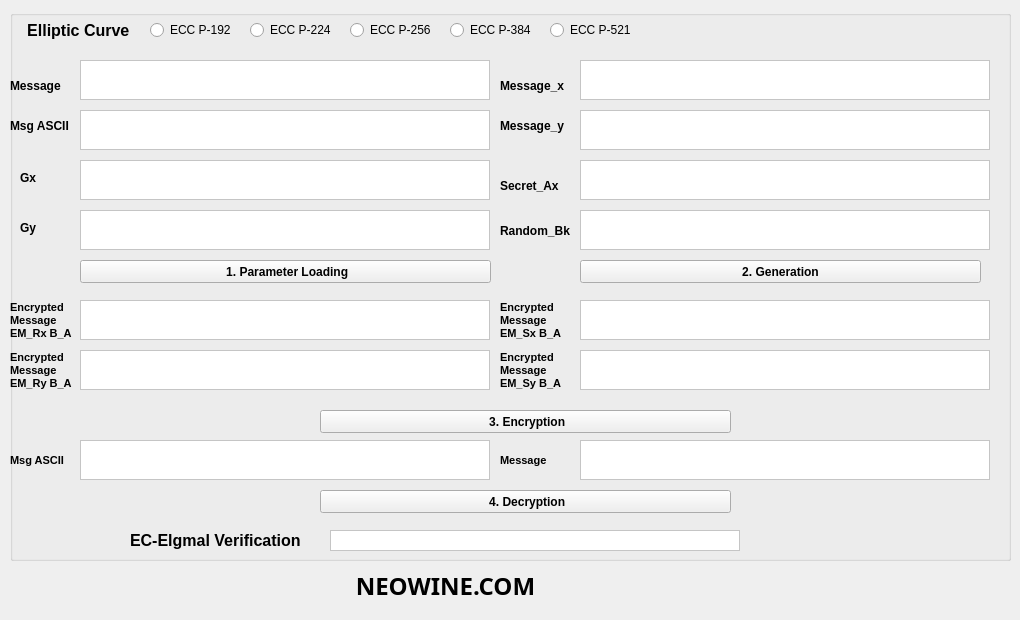
   <widget class="QWidget" name="tab_4">
    <attribute name="title">
     <string>EC-Elgamal</string>
    </attribute>
    <widget class="QGroupBox" name="groupBox_9">
     <property name="geometry">
      <rect>
       <x>10</x>
       <y>10</y>
       <width>1001</width>
       <height>551</height>
      </rect>
     </property>
     <property name="font">
      <font>
       <pointsize>12</pointsize>
       <weight>75</weight>
       <bold>true</bold>
      </font>
     </property>
     <property name="title">
      <string/>
     </property>
     <widget class="QLabel" name="label_56">
      <property name="geometry">
       <rect>
        <x>10</x>
        <y>160</y>
        <width>21</width>
        <height>16</height>
       </rect>
      </property>
      <property name="font">
       <font>
        <pointsize>9</pointsize>
       </font>
      </property>
      <property name="text">
       <string>Gx</string>
      </property>
     </widget>
     <widget class="QLabel" name="label_58">
      <property name="geometry">
       <rect>
        <x>10</x>
        <y>210</y>
        <width>21</width>
        <height>16</height>
       </rect>
      </property>
      <property name="font">
       <font>
        <pointsize>9</pointsize>
       </font>
      </property>
      <property name="text">
       <string>Gy</string>
      </property>
     </widget>
     <widget class="QTextBrowser" name="el_CRy">
      <property name="geometry">
       <rect>
        <x>70</x>
        <y>340</y>
        <width>410</width>
        <height>40</height>
       </rect>
      </property>
      <property name="font">
       <font>
        <pointsize>9</pointsize>
        <weight>50</weight>
        <bold>false</bold>
       </font>
      </property>
      <property name="styleSheet">
       <string notr="true">background-color: rgb(255, 255, 255);</string>
      </property>
      <property name="verticalScrollBarPolicy">
       <enum>Qt::ScrollBarAsNeeded</enum>
      </property>
     </widget>
     <widget class="QTextBrowser" name="el_CRx">
      <property name="geometry">
       <rect>
        <x>70</x>
        <y>290</y>
        <width>410</width>
        <height>40</height>
       </rect>
      </property>
      <property name="font">
       <font>
        <pointsize>9</pointsize>
        <weight>50</weight>
        <bold>false</bold>
       </font>
      </property>
      <property name="styleSheet">
       <string notr="true">background-color: rgb(255, 255, 255);</string>
      </property>
      <property name="verticalScrollBarPolicy">
       <enum>Qt::ScrollBarAsNeeded</enum>
      </property>
     </widget>
     <widget class="QLabel" name="label_62">
      <property name="geometry">
       <rect>
        <x>120</x>
        <y>520</y>
        <width>191</width>
        <height>20</height>
       </rect>
      </property>
      <property name="font">
       <font>
        <pointsize>12</pointsize>
        <weight>75</weight>
        <bold>true</bold>
       </font>
      </property>
      <property name="text">
       <string>EC-Elgmal Verification</string>
      </property>
     </widget>
     <widget class="QTextBrowser" name="el_veri">
      <property name="geometry">
       <rect>
        <x>320</x>
        <y>520</y>
        <width>410</width>
        <height>21</height>
       </rect>
      </property>
      <property name="font">
       <font>
        <pointsize>9</pointsize>
        <weight>50</weight>
        <bold>false</bold>
       </font>
      </property>
      <property name="styleSheet">
       <string notr="true">background-color: rgb(255, 255, 255);</string>
      </property>
      <property name="verticalScrollBarPolicy">
       <enum>Qt::ScrollBarAlwaysOff</enum>
      </property>
     </widget>
     <widget class="QPushButton" name="el_Pa">
      <property name="geometry">
       <rect>
        <x>70</x>
        <y>250</y>
        <width>411</width>
        <height>23</height>
       </rect>
      </property>
      <property name="font">
       <font>
        <pointsize>9</pointsize>
       </font>
      </property>
      <property name="text">
       <string> 1. Parameter Loading</string>
      </property>
     </widget>
     <widget class="QPushButton" name="el_gen">
      <property name="geometry">
       <rect>
        <x>570</x>
        <y>250</y>
        <width>401</width>
        <height>23</height>
       </rect>
      </property>
      <property name="font">
       <font>
        <pointsize>9</pointsize>
       </font>
      </property>
      <property name="text">
       <string>2. Generation</string>
      </property>
     </widget>
     <widget class="QTextBrowser" name="el_CSx">
      <property name="geometry">
       <rect>
        <x>570</x>
        <y>290</y>
        <width>410</width>
        <height>40</height>
       </rect>
      </property>
      <property name="font">
       <font>
        <pointsize>9</pointsize>
        <weight>50</weight>
        <bold>false</bold>
       </font>
      </property>
      <property name="styleSheet">
       <string notr="true">background-color: rgb(255, 255, 255);</string>
      </property>
      <property name="verticalScrollBarPolicy">
       <enum>Qt::ScrollBarAsNeeded</enum>
      </property>
     </widget>
     <widget class="QTextBrowser" name="el_CSy">
      <property name="geometry">
       <rect>
        <x>570</x>
        <y>340</y>
        <width>410</width>
        <height>40</height>
       </rect>
      </property>
      <property name="font">
       <font>
        <pointsize>9</pointsize>
        <weight>50</weight>
        <bold>false</bold>
       </font>
      </property>
      <property name="styleSheet">
       <string notr="true">background-color: rgb(255, 255, 255);</string>
      </property>
      <property name="verticalScrollBarPolicy">
       <enum>Qt::ScrollBarAsNeeded</enum>
      </property>
     </widget>
     <widget class="QTextEdit" name="el_gy">
      <property name="geometry">
       <rect>
        <x>70</x>
        <y>200</y>
        <width>410</width>
        <height>40</height>
       </rect>
      </property>
      <property name="font">
       <font>
        <pointsize>9</pointsize>
        <weight>50</weight>
        <bold>false</bold>
       </font>
      </property>
      <property name="styleSheet">
       <string notr="true">background-color: rgb(255, 255, 255);</string>
      </property>
     </widget>
     <widget class="QTextEdit" name="el_gx">
      <property name="geometry">
       <rect>
        <x>70</x>
        <y>150</y>
        <width>410</width>
        <height>40</height>
       </rect>
      </property>
      <property name="font">
       <font>
        <pointsize>9</pointsize>
        <weight>50</weight>
        <bold>false</bold>
       </font>
      </property>
      <property name="styleSheet">
       <string notr="true">background-color: rgb(255, 255, 255);</string>
      </property>
     </widget>
     <widget class="QTextEdit" name="el_Sx">
      <property name="geometry">
       <rect>
        <x>570</x>
        <y>150</y>
        <width>410</width>
        <height>40</height>
       </rect>
      </property>
      <property name="font">
       <font>
        <pointsize>9</pointsize>
        <weight>50</weight>
        <bold>false</bold>
       </font>
      </property>
      <property name="styleSheet">
       <string notr="true">background-color: rgb(255, 255, 255);</string>
      </property>
     </widget>
     <widget class="QTextEdit" name="el_Rk">
      <property name="geometry">
       <rect>
        <x>570</x>
        <y>200</y>
        <width>410</width>
        <height>40</height>
       </rect>
      </property>
      <property name="font">
       <font>
        <pointsize>9</pointsize>
        <weight>50</weight>
        <bold>false</bold>
       </font>
      </property>
      <property name="styleSheet">
       <string notr="true">background-color: rgb(255, 255, 255);</string>
      </property>
     </widget>
     <widget class="QLabel" name="label_67">
      <property name="geometry">
       <rect>
        <x>490</x>
        <y>160</y>
        <width>71</width>
        <height>31</height>
       </rect>
      </property>
      <property name="font">
       <font>
        <pointsize>9</pointsize>
       </font>
      </property>
      <property name="text">
       <string>Secret_Ax</string>
      </property>
     </widget>
     <widget class="QLabel" name="label_68">
      <property name="geometry">
       <rect>
        <x>490</x>
        <y>210</y>
        <width>81</width>
        <height>21</height>
       </rect>
      </property>
      <property name="font">
       <font>
        <pointsize>9</pointsize>
       </font>
      </property>
      <property name="text">
       <string>Random_Bk</string>
      </property>
     </widget>
     <widget class="QLabel" name="label_71">
      <property name="geometry">
       <rect>
        <x>0</x>
        <y>290</y>
        <width>71</width>
        <height>41</height>
       </rect>
      </property>
      <property name="font">
       <font>
        <pointsize>8</pointsize>
       </font>
      </property>
      <property name="text">
       <string>Encrypted
Message
EM_Rx B_A</string>
      </property>
     </widget>
     <widget class="QLabel" name="label_72">
      <property name="geometry">
       <rect>
        <x>0</x>
        <y>340</y>
        <width>71</width>
        <height>41</height>
       </rect>
      </property>
      <property name="font">
       <font>
        <pointsize>8</pointsize>
       </font>
      </property>
      <property name="text">
       <string>Encrypted
Message
EM_Ry B_A</string>
      </property>
     </widget>
     <widget class="QLabel" name="label_73">
      <property name="geometry">
       <rect>
        <x>490</x>
        <y>340</y>
        <width>71</width>
        <height>41</height>
       </rect>
      </property>
      <property name="font">
       <font>
        <pointsize>8</pointsize>
       </font>
      </property>
      <property name="text">
       <string>Encrypted
Message
EM_Sy B_A</string>
      </property>
     </widget>
     <widget class="QLabel" name="label_74">
      <property name="geometry">
       <rect>
        <x>490</x>
        <y>290</y>
        <width>71</width>
        <height>41</height>
       </rect>
      </property>
      <property name="font">
       <font>
        <pointsize>8</pointsize>
       </font>
      </property>
      <property name="text">
       <string>Encrypted
Message
EM_Sx B_A</string>
      </property>
     </widget>
     <widget class="QTextBrowser" name="el_DMx">
      <property name="geometry">
       <rect>
        <x>70</x>
        <y>430</y>
        <width>410</width>
        <height>40</height>
       </rect>
      </property>
      <property name="font">
       <font>
        <pointsize>9</pointsize>
        <weight>50</weight>
        <bold>false</bold>
       </font>
      </property>
      <property name="styleSheet">
       <string notr="true">background-color: rgb(255, 255, 255);</string>
      </property>
      <property name="verticalScrollBarPolicy">
       <enum>Qt::ScrollBarAsNeeded</enum>
      </property>
     </widget>
     <widget class="QTextBrowser" name="el_DMy">
      <property name="geometry">
       <rect>
        <x>570</x>
        <y>430</y>
        <width>410</width>
        <height>40</height>
       </rect>
      </property>
      <property name="font">
       <font>
        <pointsize>9</pointsize>
        <weight>50</weight>
        <bold>false</bold>
       </font>
      </property>
      <property name="styleSheet">
       <string notr="true">background-color: rgb(255, 255, 255);</string>
      </property>
      <property name="verticalScrollBarPolicy">
       <enum>Qt::ScrollBarAsNeeded</enum>
      </property>
     </widget>
     <widget class="QLabel" name="label_75">
      <property name="geometry">
       <rect>
        <x>490</x>
        <y>430</y>
        <width>61</width>
        <height>41</height>
       </rect>
      </property>
      <property name="font">
       <font>
        <pointsize>8</pointsize>
       </font>
      </property>
      <property name="text">
       <string>Message</string>
      </property>
     </widget>
     <widget class="QLabel" name="label_76">
      <property name="geometry">
       <rect>
        <x>0</x>
        <y>430</y>
        <width>61</width>
        <height>41</height>
       </rect>
      </property>
      <property name="font">
       <font>
        <pointsize>8</pointsize>
       </font>
      </property>
      <property name="text">
       <string>Msg ASCII</string>
      </property>
     </widget>
     <widget class="QPushButton" name="el_en">
      <property name="geometry">
       <rect>
        <x>310</x>
        <y>400</y>
        <width>411</width>
        <height>23</height>
       </rect>
      </property>
      <property name="font">
       <font>
        <pointsize>9</pointsize>
       </font>
      </property>
      <property name="text">
       <string> 3. Encryption</string>
      </property>
     </widget>
     <widget class="QPushButton" name="el_de">
      <property name="geometry">
       <rect>
        <x>310</x>
        <y>480</y>
        <width>411</width>
        <height>23</height>
       </rect>
      </property>
      <property name="font">
       <font>
        <pointsize>9</pointsize>
       </font>
      </property>
      <property name="text">
       <string> 4. Decryption</string>
      </property>
     </widget>
     <widget class="QRadioButton" name="el_224">
      <property name="geometry">
       <rect>
        <x>240</x>
        <y>10</y>
        <width>91</width>
        <height>20</height>
       </rect>
      </property>
      <property name="font">
       <font>
        <pointsize>9</pointsize>
        <weight>50</weight>
        <bold>false</bold>
       </font>
      </property>
      <property name="text">
       <string>ECC P-224</string>
      </property>
     </widget>
     <widget class="QLabel" name="label_136">
      <property name="geometry">
       <rect>
        <x>10</x>
        <y>10</y>
        <width>121</width>
        <height>21</height>
       </rect>
      </property>
      <property name="font">
       <font>
        <pointsize>12</pointsize>
        <weight>75</weight>
        <bold>true</bold>
       </font>
      </property>
      <property name="text">
       <string>&lt;html&gt;&lt;head/&gt;&lt;body&gt;&lt;p align=&quot;center&quot;&gt;Elliptic Curve &lt;/p&gt;&lt;/body&gt;&lt;/html&gt;</string>
      </property>
     </widget>
     <widget class="QRadioButton" name="el_256">
      <property name="geometry">
       <rect>
        <x>340</x>
        <y>10</y>
        <width>91</width>
        <height>20</height>
       </rect>
      </property>
      <property name="font">
       <font>
        <pointsize>9</pointsize>
        <weight>50</weight>
        <bold>false</bold>
       </font>
      </property>
      <property name="text">
       <string>ECC P-256</string>
      </property>
     </widget>
     <widget class="QRadioButton" name="el_384">
      <property name="geometry">
       <rect>
        <x>440</x>
        <y>10</y>
        <width>91</width>
        <height>20</height>
       </rect>
      </property>
      <property name="font">
       <font>
        <pointsize>9</pointsize>
        <weight>50</weight>
        <bold>false</bold>
       </font>
      </property>
      <property name="text">
       <string>ECC P-384</string>
      </property>
     </widget>
     <widget class="QRadioButton" name="el_521">
      <property name="geometry">
       <rect>
        <x>540</x>
        <y>10</y>
        <width>91</width>
        <height>20</height>
       </rect>
      </property>
      <property name="font">
       <font>
        <pointsize>9</pointsize>
        <weight>50</weight>
        <bold>false</bold>
       </font>
      </property>
      <property name="text">
       <string>ECC P-521</string>
      </property>
     </widget>
     <widget class="QRadioButton" name="el_192">
      <property name="geometry">
       <rect>
        <x>140</x>
        <y>10</y>
        <width>91</width>
        <height>20</height>
       </rect>
      </property>
      <property name="font">
       <font>
        <pointsize>9</pointsize>
        <weight>50</weight>
        <bold>false</bold>
       </font>
      </property>
      <property name="text">
       <string>ECC P-192</string>
      </property>
     </widget>
     <widget class="QTextEdit" name="el_plx">
      <property name="geometry">
       <rect>
        <x>70</x>
        <y>50</y>
        <width>410</width>
        <height>40</height>
       </rect>
      </property>
      <property name="font">
       <font>
        <pointsize>9</pointsize>
        <weight>50</weight>
        <bold>false</bold>
       </font>
      </property>
      <property name="styleSheet">
       <string notr="true">background-color: rgb(255, 255, 255);</string>
      </property>
      <property name="placeholderText">
       <string comment="aASDFASDF" extracomment="asdfasdf"/>
      </property>
     </widget>
     <widget class="QTextEdit" name="el_ply">
      <property name="geometry">
       <rect>
        <x>70</x>
        <y>100</y>
        <width>410</width>
        <height>40</height>
       </rect>
      </property>
      <property name="font">
       <font>
        <pointsize>9</pointsize>
        <weight>50</weight>
        <bold>false</bold>
       </font>
      </property>
      <property name="styleSheet">
       <string notr="true">background-color: rgb(255, 255, 255);</string>
      </property>
     </widget>
     <widget class="QLabel" name="label_70">
      <property name="geometry">
       <rect>
        <x>0</x>
        <y>100</y>
        <width>61</width>
        <height>31</height>
       </rect>
      </property>
      <property name="font">
       <font>
        <pointsize>9</pointsize>
       </font>
      </property>
      <property name="text">
       <string>Msg ASCII</string>
      </property>
     </widget>
     <widget class="QLabel" name="label_66">
      <property name="geometry">
       <rect>
        <x>0</x>
        <y>60</y>
        <width>61</width>
        <height>31</height>
       </rect>
      </property>
      <property name="font">
       <font>
        <pointsize>9</pointsize>
       </font>
      </property>
      <property name="text">
       <string>Message</string>
      </property>
     </widget>
     <widget class="QTextEdit" name="el_pux">
      <property name="geometry">
       <rect>
        <x>570</x>
        <y>50</y>
        <width>410</width>
        <height>40</height>
       </rect>
      </property>
      <property name="font">
       <font>
        <pointsize>9</pointsize>
        <weight>50</weight>
        <bold>false</bold>
       </font>
      </property>
      <property name="styleSheet">
       <string notr="true">background-color: rgb(255, 255, 255);</string>
      </property>
     </widget>
     <widget class="QLabel" name="label_69">
      <property name="geometry">
       <rect>
        <x>490</x>
        <y>100</y>
        <width>71</width>
        <height>31</height>
       </rect>
      </property>
      <property name="font">
       <font>
        <pointsize>9</pointsize>
       </font>
      </property>
      <property name="text">
       <string>Message_y</string>
      </property>
     </widget>
     <widget class="QLabel" name="label_65">
      <property name="geometry">
       <rect>
        <x>490</x>
        <y>60</y>
        <width>71</width>
        <height>31</height>
       </rect>
      </property>
      <property name="font">
       <font>
        <pointsize>9</pointsize>
       </font>
      </property>
      <property name="text">
       <string>Message_x</string>
      </property>
     </widget>
     <widget class="QTextEdit" name="el_puy">
      <property name="geometry">
       <rect>
        <x>570</x>
        <y>100</y>
        <width>410</width>
        <height>40</height>
       </rect>
      </property>
      <property name="font">
       <font>
        <pointsize>9</pointsize>
        <weight>50</weight>
        <bold>false</bold>
       </font>
      </property>
      <property name="styleSheet">
       <string notr="true">background-color: rgb(255, 255, 255);</string>
      </property>
     </widget>
    </widget>
    <widget class="QLabel" name="label_30">
     <property name="geometry">
      <rect>
       <x>10</x>
       <y>560</y>
       <width>871</width>
       <height>51</height>
      </rect>
     </property>
     <property name="font">
      <font>
       <family>맑은 고딕</family>
       <pointsize>18</pointsize>
       <weight>75</weight>
       <bold>true</bold>
      </font>
     </property>
     <property name="text">
      <string>NEOWINE.COM</string>
     </property>
     <property name="alignment">
      <set>Qt::AlignCenter</set>
     </property>
    </widget>
   </widget>
